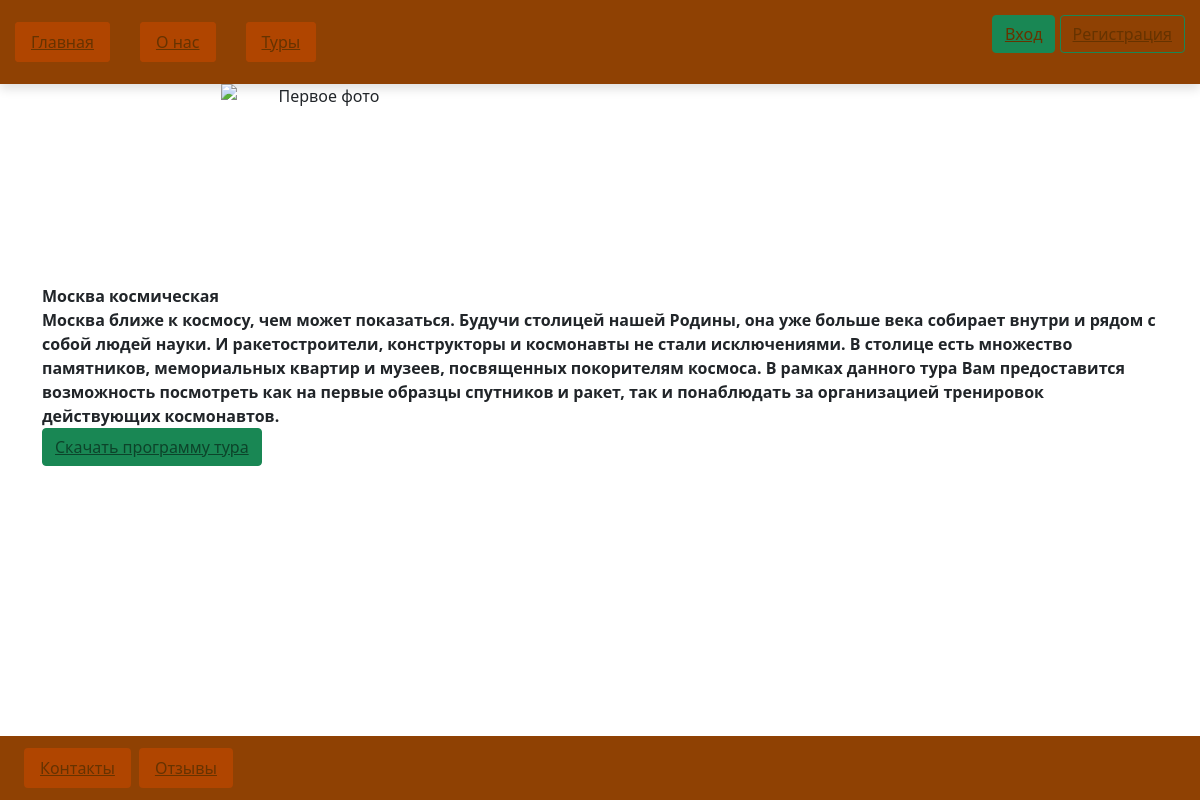
Page /tours/10 on the committed database.
### toursPage/models.py (models this page shows, shortened)
class TourDetail(models.Model):
    tour_id = models.IntegerField('ID тура', default=0)
    tour_name = models.CharField('Tour name', max_length=255, default='Название тура')
    duration = models.IntegerField('Длительность тура', default=0)
    number_of_tourists = models.IntegerField('Количество человек в группе', default=0)
    is_available_for_children = models.BooleanField('Подходит для детей', default=True)
    price = models.IntegerField('Стоимость', default=0)
    description = models.TextField(default='Описание тура')

### toursPage/views.py (the view)
# urls.py: path('tours/<int:pk>', toursPage.views.TourDetailsView.as_view(), name='tour_details'),
class TourDetailsView(DetailView):
    model = TourDetail
    template_name = 'tour_details.html'
    context_object_name = 'tour_details'

### templates/tour_details.html (shortened to what this page needs)
{% extends 'layout.html' %}
{% load static %}
    {% block dependencies %}
        <link href="https://cdn.jsdelivr.net/npm/bootstrap@5.0.2/dist/css/bootstrap.min.css" rel="stylesheet">
    {% endblock %}
{% block content %}
    <div align="center">
        <div id="carouselExampleControls" class="carousel slide" data-bs-ride="carousel">
          <div class="carousel-inner">
            <div class="carousel-item active w-50 align-content-center">
              <img width="200px" height="200px" src="https://незабываемая.москва/blog/dostoprimechatelnosti_moskvy_19_IS.jpg" class="d-block" alt="Первое фото">
            </div>
          </div>
          <button class="carousel-control-prev" type="button" data-bs-target="#carouselExampleControls"  data-bs-slide="prev">
            <span class="carousel-control-prev-icon" aria-hidden="true"></span>
          </button>
          <button class="carousel-control-next" type="button" data-bs-target="#carouselExampleControls"  data-bs-slide="next">
            <span class="carousel-control-next-icon" aria-hidden="true"></span>
          </button>
        </div>
    </div>
<table>
    <tr>
        <th>{{ tour_details.tour_name }}</th>
    </tr>
    <tr>
        <th>{{ tour_details.description }}</th>
    </tr>
</table>
    <button id="dwnld_prospect" class="btn btn-success"><a class="text-black-50" href="../media/images/{{ tour_details.tour_id }}_prospect.docx"
                                                           download>Скачать программу тура</a></button>
{% endblock %}

### static/header.css (style rules this page uses)
:root { --darkgreen: #005361; --white: #fff; }
* { padding: 0; margin: 0; box-sizing: border-box; }
body, .tabs-to-dropdown .dropdown-toggle, .tabs-to-dropdown .dropdown-item { font-size: 1.3rem; }

### rows in the picture
TourDetail: tour_name "Москва космическая", description "Москва ближе к космосу, чем может показаться. Будучи столицей нашей Родины, она уже больше века собирает внутри и рядом с собой людей науки. И ракетостроители, конструкторы и космонавты не стали исключениями. В столице есть множество памятников, мемориальных квартир и музеев, посвященных покорителям космоса. В рамках данного тура Вам предоставится возможность посмотреть как на первые образцы спутников и ракет, так и понаблюдать за организацией тренировок действующих космонавтов."
